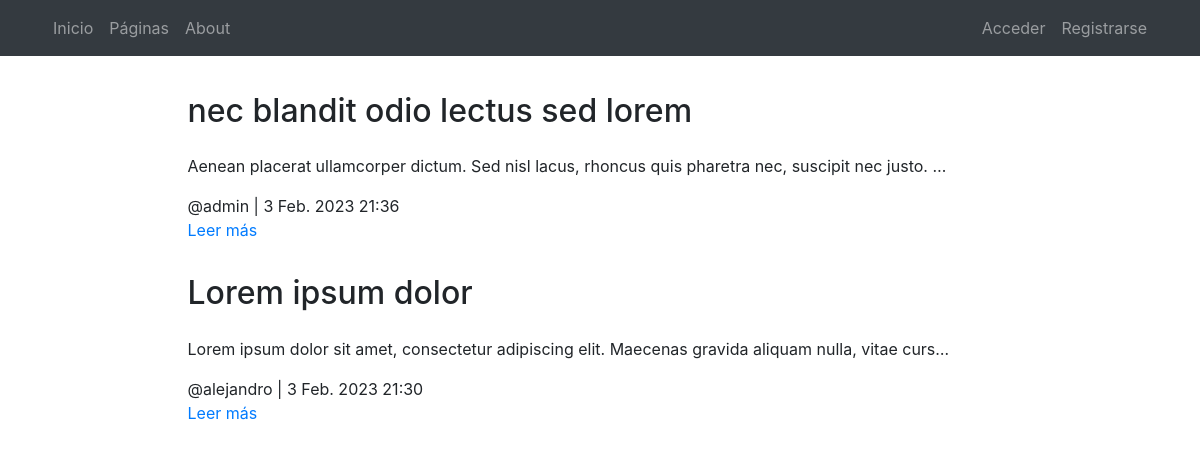
Page /pages/ on the earlier database version.
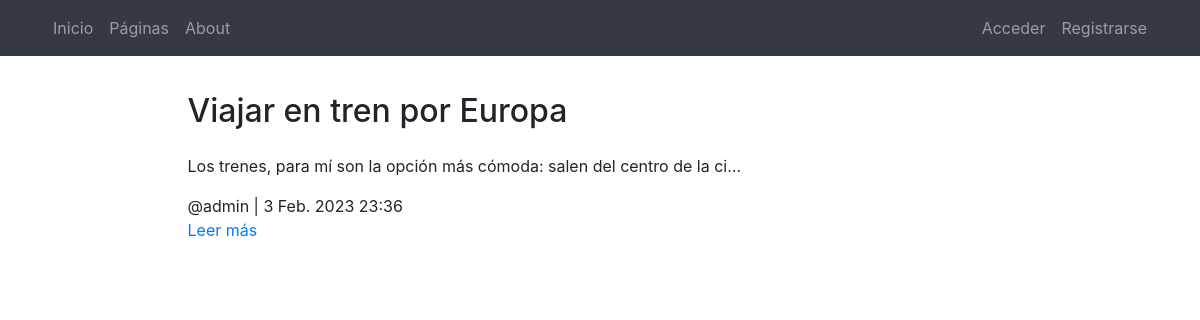
Same page on the later database version.
### pages/models.py (models this page shows, shortened)
class Page(models.Model):
    title = models.CharField(verbose_name="Título", max_length=200)
    subtitle = models.CharField(verbose_name="Subtítulo", max_length=200)
    content = RichTextField(verbose_name="Contenido")
    order = models.SmallIntegerField(verbose_name="Orden", default=0)
    created = models.DateTimeField(auto_now_add=True, verbose_name="Fecha de creación")
    updated = models.DateTimeField(auto_now=True, verbose_name="Fecha de edición")
    author = models.ForeignKey(User, default= '', on_delete=models.CASCADE, related_name='posts')
    image = models.ImageField(upload_to='imagenes/',null=True, blank=True)
    class Meta:
        verbose_name = "página"
        verbose_name_plural = "páginas"
        ordering = ['order', 'title']

### pages/views.py (the view)
# urls.py: path('', PageListView.as_view(), name='pages'),
class PageListView(ListView):
    model=Page

### pages/templates/pages/page_list.html (shortened to what this page needs)
{% extends 'core/base.html' %}
{% load static %}
{% block content %}
<main role="main">
    <div class="container mb-4">
        {% if page_list %}
        {% for page in page_list|dictsort:"id" reversed %}
        <div class="row mt-3">
            <div class="col-md-9 mx-auto">
                <h2 class="mb-4">{{page.title}}</h2>
                <div>
                    <p>{{page.content|striptags|safe|truncatechars:"100"}}</p>
                    @{{page.author}} | {{page.created}}
                    <p><a href="{% url 'pages:page' page.id %}">Leer más</a>
                    </p>
                </div>
            </div>
        </div>
        {% endfor %}
        {% else %}
        <div class="row mt-3">
            <div class="col-md-9 mx-auto">
                <h2 class="mb-4">No hay entradas aún</h2>
            </div>
        </div>
        {% endif %}
    </div>
</main>
{% endblock %}

### core/templates/core/base.html (shortened to what this page needs)
<!DOCTYPE html>
<html lang="es">
  <head>
    {% load static %}
    <link href="{% static 'core/vendor/bootstrap/css/bootstrap.min.css' %}" rel="stylesheet">
    <link href="{% static 'core/vendor/font-awesome/css/font-awesome.min.css' %}" rel="stylesheet" type="text/css">
    <link href="{% static 'core/css/main.css' %}" rel="stylesheet">
  </head>
  <body>
    <body>
      <nav class="navbar navbar-expand-lg navbar-dark bg-dark">
        <div class="container">
          <div class="collapse navbar-collapse" id="ned">
            <ul class="navbar-nav mr-auto">
              <li class="nav-item">
                <a class="nav-link" href="{% url 'home' %}">Inicio</a>
              </li>
              <li class="nav-item">
                <a class="nav-link" href="{% url 'pages:pages' %}">Páginas</a>
              </li>
              <li class="nav-item">
                <a class="nav-link" href="{% url 'about' %}">About</a>
              </li>
            </ul>
            <ul class="navbar-nav">
              {% if not request.user.is_authenticated %}
                <li class="nav-item">
                  <a class="nav-link" href="{% url 'login' %}">Acceder</a>
                </li>
                <li class="nav-item">
                  <a class="nav-link" href="{% url 'signup' %}">Registrarse</a>
                </li>
              {% endif %}
            </ul>
          </div>
        </div>
      </nav>
      {% block content %}{% endblock %}
  </body>
</html>

### pages/templates/pages/includes/pages_menu.html (shortened to what this page needs)
{% load static %}

### core/static/core/css/main.css (style rules this page uses)
main { padding-top: 20px; }
:root { --jumbotron-padding-y: 3rem; }

Differences in the rows shown:
removed Page: title "nec blandit odio lectus sed lorem", content "Aenean placerat ullamcorper dictum. Sed nisl lacus, rhoncus quis pharetra nec, suscipit nec justo. …", author "admin", created "3 Feb. 2023 21:36"
removed Page: title "Lorem ipsum dolor", content "Lorem ipsum dolor sit amet, consectetur adipiscing elit. Maecenas gravida aliquam nulla, vitae curs…", author "alejandro", created "3 Feb. 2023 21:30"
added Page: title "Viajar en tren por Europa", content "Los trenes, para mí son la opción más cómoda: salen del centro de la ci…", author "admin", created "3 Feb. 2023 23:36"
